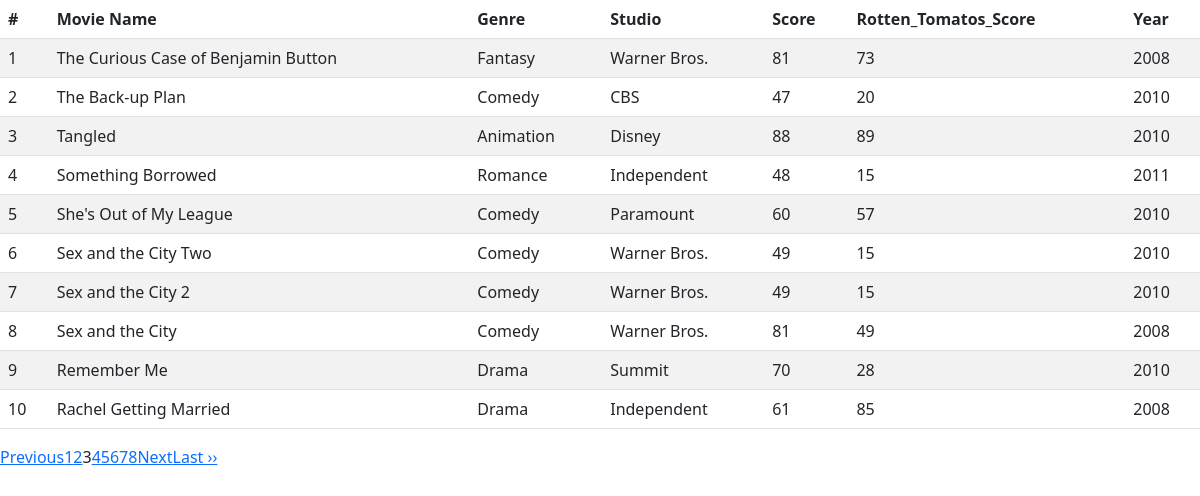
The app's page /index2.php?page_no=3 with its own data.
### tables this page shows
CREATE TABLE `movies` (
  `id` int(11) NOT NULL,
  `name` varchar(35) DEFAULT NULL,
  `genre` varchar(9) DEFAULT NULL,
  `studio` varchar(21) DEFAULT NULL,
  `score` varchar(5) DEFAULT NULL,
  `rotten_tomatoes_score` varchar(21) DEFAULT NULL,
  `Year` varchar(4) DEFAULT NULL
);

### index2.php (the view, shortened to what this page needs)
<?php
$db_host = '127.0.0.1';
$db_user = 'root';
$db_password = 'rootpass';
$db_db = 'moviesdb';
$db_port = 3306;
$mysqli = new mysqli(
    $db_host,
    $db_user,
    $db_password,
    $db_db,
    $db_port
);
?>
<html>
<head>
    <link rel="stylesheet" href="https://cdn.jsdelivr.net/npm/bootstrap@5.2.2/dist/css/bootstrap.min.css">
    <link rel="stylesheet" href="https://cdn.datatables.net/1.13.1/css/jquery.dataTables.min.css">
</head>
<body>
    <div class="movies">
        <table id="myTable" class="table table-striped">
            <thead>
                <tr>
                    <th scope="col">#</th>
                    <th scope="col">Movie Name</th>
                    <th scope="col">Genre</th>
                    <th scope="col">Studio</th>
                    <th scope="col">Score</th>
                    <th scope="col">Rotten_Tomatos_Score</th>
                    <th scope="col">Year</th>
                </tr>
            </thead>
            <tbody>
                <?php
                if (isset($_GET['page_no']) && $_GET['page_no'] != "") {
                    $page_no = $_GET['page_no'];
                } else {
                    $page_no = 1;
                }
                $total_records_per_page = 10;
                $offset = ($page_no - 1) * $total_records_per_page;
                $previous_page = $page_no - 1;
                $next_page = $page_no + 1;
                $result_count = $mysqli->query("SELECT COUNT(*) As total_records FROM movies");
                $total_records = mysqli_fetch_array($result_count);
                $total_records = $total_records['total_records'];
                $total_no_of_pages = ceil($total_records / $total_records_per_page);
                $sql = "SELECT * FROM movies LIMIT $offset, $total_records_per_page";
                $result = $mysqli->query($sql);
                $counter = 0;
                while ($movie = mysqli_fetch_array($result)) {
                    $counter++;
                    echo "<tr>
                        <td>" . $counter . "</td>
                        <td>" . $movie["name"] . "</td>
                        <td>" . $movie["genre"] . "</td>
                        <td>" . $movie["studio"] . "</td>
                        <td>" . $movie["score"] . "</td>
                        <td>" . $movie["rotten_tomatoes_score"] . "</td>
                        <td>" . $movie["Year"] . "</td>
                    </tr>";
                }
                ?>
            </tbody>
        </table>
    </div>
    <ul class="pagination">
        <li <?php if ($page_no <= 1) {
                echo "class='disabled'";
            } ?>>
            <a <?php if ($page_no > 1) {
                    echo "href='?page_no=$previous_page'";
                } ?>>Previous</a>
        </li>
        <?php
        if ($total_no_of_pages <= 10) {
            for ($counter = 1; $counter <= $total_no_of_pages; $counter++) {
                if ($counter == $page_no) {
                    echo "<li class='active'><a>$counter</a></li>";
                } else {
                    echo "<li><a href='?page_no=$counter'>$counter</a></li>";
                }
            }
        }
        ?>
        <li <?php if ($page_no >= $total_no_of_pages) {
                echo "class='disabled'";
            } ?>>
            <a <?php if ($page_no < $total_no_of_pages) {
                    echo "href='?page_no=$next_page'";
                } ?>>Next</a>
        </li>
        <?php if ($page_no < $total_no_of_pages) {
            echo "<li><a href='?page_no=$total_no_of_pages'>Last &rsaquo;&rsaquo;</a></li>";
        } ?>
    </ul>
</body>
</html>

### records on screen
movies: name "The Curious Case of Benjamin Button", genre "Fantasy", studio "Warner Bros.", score "81", rotten_tomatoes_score "73", Year "2008"
movies: name "The Back-up Plan", genre "Comedy", studio "CBS", score "47", rotten_tomatoes_score "20", Year "2010"
movies: name "Tangled", genre "Animation", studio "Disney", score "88", rotten_tomatoes_score "89", Year "2010"
movies: name "Something Borrowed", genre "Romance", studio "Independent", score "48", rotten_tomatoes_score "15", Year "2011"
movies: name "She's Out of My League", genre "Comedy", studio "Paramount", score "60", rotten_tomatoes_score "57", Year "2010"
movies: name "Sex and the City Two", genre "Comedy", studio "Warner Bros.", score "49", rotten_tomatoes_score "15", Year "2010"
movies: name "Sex and the City 2", genre "Comedy", studio "Warner Bros.", score "49", rotten_tomatoes_score "15", Year "2010"
movies: name "Sex and the City", genre "Comedy", studio "Warner Bros.", score "81", rotten_tomatoes_score "49", Year "2008"
movies: name "Remember Me", genre "Drama", studio "Summit", score "70", rotten_tomatoes_score "28", Year "2010"
movies: name "Rachel Getting Married", genre "Drama", studio "Independent", score "61", rotten_tomatoes_score "85", Year "2008"
